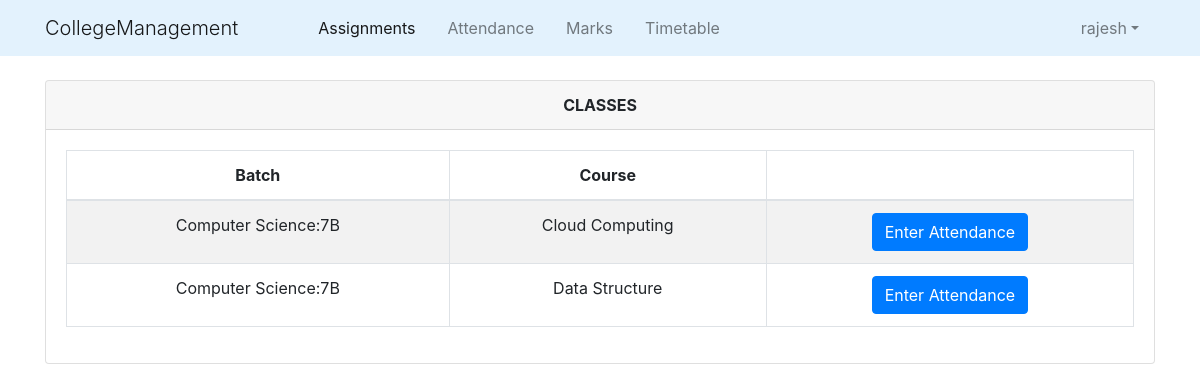
The app's page /staff/teaches/CS02/1 (signed in) with its own data.
### college_info/models.py (models this page shows, shortened)
class User(AbstractUser):
    @property
    def is_student(self):
        if hasattr(self,'student'):
            return True
        else:
            return False

class Teaches(models.Model):
    batch = models.ForeignKey(Batch,on_delete=models.CASCADE)
    course = models.ForeignKey(Course,on_delete=models.CASCADE)
    staff = models.ForeignKey(Staff,on_delete=models.CASCADE)
    class Meta:
        unique_together=['batch','course','staff']

class Batch(models.Model):
    id= models.CharField(primary_key=True,max_length=50)
    department = models.ForeignKey(Dept,on_delete=models.CASCADE)
    section = models.CharField(max_length=50)
    sem =models.IntegerField()
    def __str__(self):
        d = Dept.objects.get(name=self.department)
        return '{}:{}{}'.format(d.name,self.sem,self.section)

class Dept(models.Model):
    id = models.CharField(primary_key=True,max_length=50)
    name= models.CharField(max_length=50)
    def __str__(self):
        return '{}'.format(self.name)

class Course(models.Model):
    id = models.CharField(primary_key=True,max_length=50)
    name = models.CharField(max_length=50)
    department = models.ForeignKey(Dept,on_delete=models.CASCADE)
    def __str__(self):
        return '{}'.format(self.name)

### college_info/views.py (the view)
# urls.py: path('staff/teaches/<slug:staff_id>/<int:choice>',views.staff_teaches,name='staff_teaches'),
@login_required()
def staff_teaches(request,staff_id,choice):
    staff = Staff.objects.get(id=staff_id)
    context={
        'staff':staff,
        'choice':choice
    }
    return render(request,'college_info/staff_teaches.html',context)

### college_info/templates/college_info/staff_teaches.html
{% extends "college_info/base.html" %}
{% block content %}
    <div class="container">
        <div class="card">
            <div class="card-header text-center"><b>CLASSES</b></div>
            <div class="card-body">
                <div class="table-responsive">
                    <table class="table table-bordered table-striped text-center">
                        <thead>
                            <tr>
                                <th>Batch</th>
                                <th>Course</th>
                                <th>  </th>
                            </tr>
                        </thead>
                        <tbody>
                            {% for class in staff.teaches_set.all %}
                                <tr>
                                    <td>{{ class.batch }}</td>
                                    <td>{{ class.course }}</td>
                                    <td>
                                        {% if choice  == 1 %}
                                            <a class="btn btn-primary" href="{% url 'staff_class_dates' class.id %}" >Enter Attendance</a>
                                        {% endif %}
                                    </td>
                                </tr>
                            {% empty %}
                                <p>Teacher has no course</p>
                            {% endfor %}
                        </tbody>
                    </table>
                </div>
            </div>
        </div>
    </div>
{% endblock content %}

### college_info/templates/college_info/base.html (shortened to what this page needs)
{% load static %}
<!DOCTYPE html>
<html lang="en" dir="ltr">
  <head>
    <link rel="stylesheet" href="https://maxcdn.bootstrapcdn.com/bootstrap/4.0.0/css/bootstrap.min.css">
    <link href="//cdn.bootcss.com/bootstrap-datetimepicker/4.17.44/css/bootstrap-datetimepicker.min.css" rel="stylesheet">
    <link rel="stylesheet" type="text/css" href="{% static 'college_info/style.css' %}">
    <link rel="stylesheet" href="http://code.jquery.com/ui/1.11.0/themes/smoothness/jquery-ui.css">
  </head>
  <body>
    <header class="site-header topheader">
      <nav class="navbar navbar-expand-md navbar-light fixed-top" style="background-color:#e3f2fd">
        {% if request.user.is_authenticated %}
        <div class="container">
          <span class="navbar-brand display-1">CollegeManagement</span>
          <div class="collapse navbar-collapse" id="navbarcontent">
            <div class="navbar-nav ml-5">
              <a class="nav-item nav-link active mx-2 " href="{% url 'home' %}">Assignments</a>
              {% if request.user.is_student %}
                <a class="nav-item nav-link mx-2" href="{% url 'student_attendance' request.user.student.roll_no %}">Attendance</a>
              {% else %}
                <a class="nav-item nav-link mx-2" href="{% url 'staff_teaches' request.user.staff.id 1%}">Attendance</a>
              {% endif %}
              <a class="nav-item nav-link mx-2" href="#">Marks</a>
              {% if request.user.is_student %}
                <a class="nav-item nav-link mx-2" href="{% url 'student_timetable' request.user.student.batch_id.id %}">Timetable</a>
              {% else %}
                <a class="nav-item nav-link mx-2" href="{% url 'staff_timetable' request.user.staff.id %}">Timetable</a>
              {% endif %}
            </div>
            <ul class="navbar-nav ml-auto">
              <li class="nav-item dropdown ml-5">
                <a class="nav-link dropdown-toggle mx-2 " id="navbarDropdown" data-toggle="dropdown" href="#">{{ request.user.username }}</a>
              </li>
            </ul>
          </div>
        </div>
        {% else %}
        <div class="container justify-content-center">
          <span class="navbar-brand display-1 ">CollegeManagement</span>
        </div>
        {% endif %}
      </nav>
    </header>
    {% block content %}{% endblock %}
  </body>
</html>

### college_info/static/college_info/style.css (style rules this page uses)
body { margin-top:5rem; }

### records on screen
User: user.username "rajesh"
Teaches: batch "Computer Science:7B", course "Cloud Computing"
Teaches: batch "Computer Science:7B", course "Data Structure"
